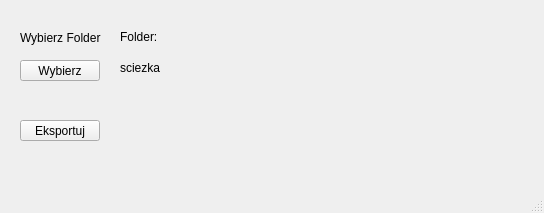
<?xml version="1.0" encoding="UTF-8"?>
<ui version="4.0">
 <class>Eksporter</class>
 <widget class="QMainWindow" name="Eksporter">
  <property name="geometry">
   <rect>
    <x>0</x>
    <y>0</y>
    <width>544</width>
    <height>213</height>
   </rect>
  </property>
  <property name="windowTitle">
   <string>MainWindow</string>
  </property>
  <widget class="QWidget" name="centralwidget">
   <widget class="QLabel" name="f_path">
    <property name="geometry">
     <rect>
      <x>120</x>
      <y>60</y>
      <width>251</width>
      <height>16</height>
     </rect>
    </property>
    <property name="text">
     <string>sciezka</string>
    </property>
   </widget>
   <widget class="QPushButton" name="export_2">
    <property name="geometry">
     <rect>
      <x>20</x>
      <y>120</y>
      <width>80</width>
      <height>21</height>
     </rect>
    </property>
    <property name="text">
     <string>Eksportuj</string>
    </property>
   </widget>
   <widget class="QPushButton" name="chooseButton">
    <property name="geometry">
     <rect>
      <x>20</x>
      <y>60</y>
      <width>80</width>
      <height>21</height>
     </rect>
    </property>
    <property name="text">
     <string>Wybierz</string>
    </property>
   </widget>
   <widget class="QLabel" name="label">
    <property name="geometry">
     <rect>
      <x>20</x>
      <y>30</y>
      <width>81</width>
      <height>16</height>
     </rect>
    </property>
    <property name="text">
     <string>Wybierz Folder</string>
    </property>
   </widget>
   <widget class="QLabel" name="label_2">
    <property name="geometry">
     <rect>
      <x>120</x>
      <y>30</y>
      <width>47</width>
      <height>13</height>
     </rect>
    </property>
    <property name="text">
     <string>Folder:</string>
    </property>
   </widget>
  </widget>
  <widget class="QMenuBar" name="menubar">
   <property name="geometry">
    <rect>
     <x>0</x>
     <y>0</y>
     <width>544</width>
     <height>20</height>
    </rect>
   </property>
  </widget>
  <widget class="QStatusBar" name="statusbar"/>
 </widget>
 <resources/>
 <connections/>
</ui>
